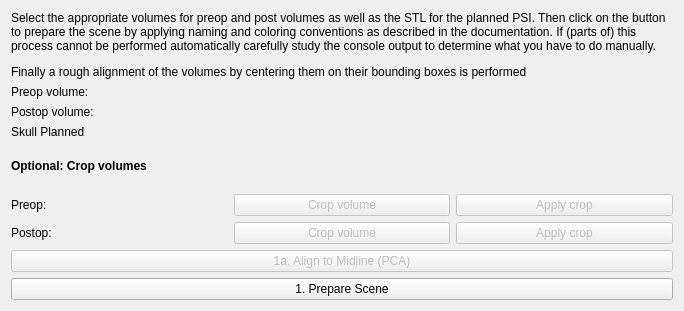
     <widget class="QWidget" name="pagePrepareScene">
      <property name="geometry">
       <rect>
        <x>0</x>
        <y>0</y>
        <width>684</width>
        <height>311</height>
       </rect>
      </property>
      <property name="completed" stdset="0">
       <bool>true</bool>
      </property>
      <attribute name="label">
       <string>1. Prepare the Scene</string>
      </attribute>
      <layout class="QVBoxLayout" name="verticalLayout_2">
       <item>
        <widget class="QLabel" name="labelDescription">
         <property name="sizePolicy">
          <sizepolicy hsizetype="Minimum" vsizetype="Preferred">
           <horstretch>0</horstretch>
           <verstretch>0</verstretch>
          </sizepolicy>
         </property>
         <property name="text">
          <string>&lt;p&gt;Select the appropriate volumes for preop and post volumes as well as the STL for the planned PSI. Then click on the button to prepare the scene by applying naming and coloring conventions as described in the documentation. If (parts of) this process cannot be performed automatically carefully study the console output to determine what you have to do manually.&lt;/p&gt;&lt;p&gt;Finally a rough alignment of the volumes by centering them on their bounding boxes is performed&lt;/p&gt;</string>
         </property>
         <property name="wordWrap">
          <bool>true</bool>
         </property>
        </widget>
       </item>
       <item>
        <layout class="QFormLayout" name="formLayoutPrepareScene">
         <item row="0" column="0">
          <widget class="QLabel" name="label">
           <property name="text">
            <string>Preop volume:</string>
           </property>
          </widget>
         </item>
         <item row="0" column="1">
          <widget class="qMRMLNodeComboBox" name="preopVolumeSelector" native="true">
           <property name="toolTip">
            <string>Pick the input to the algorithm.</string>
           </property>
           <property name="nodeTypes" stdset="0">
            <stringlist notr="true">
             <string>vtkMRMLScalarVolumeNode</string>
            </stringlist>
           </property>
           <property name="showChildNodeTypes" stdset="0">
            <bool>false</bool>
           </property>
           <property name="addEnabled" stdset="0">
            <bool>false</bool>
           </property>
           <property name="removeEnabled" stdset="0">
            <bool>false</bool>
           </property>
           <property name="SlicerParameterName" stdset="0">
            <string>preopVolume</string>
           </property>
          </widget>
         </item>
         <item row="1" column="0">
          <widget class="QLabel" name="label">
           <property name="text">
            <string>Postop volume:</string>
           </property>
          </widget>
         </item>
         <item row="1" column="1">
          <widget class="qMRMLNodeComboBox" name="postopVolumeSelector" native="true">
           <property name="toolTip">
            <string>Pick the input to the algorithm.</string>
           </property>
           <property name="nodeTypes" stdset="0">
            <stringlist notr="true">
             <string>vtkMRMLScalarVolumeNode</string>
            </stringlist>
           </property>
           <property name="showChildNodeTypes" stdset="0">
            <bool>false</bool>
           </property>
           <property name="addEnabled" stdset="0">
            <bool>false</bool>
           </property>
           <property name="removeEnabled" stdset="0">
            <bool>false</bool>
           </property>
           <property name="SlicerParameterName" stdset="0">
            <string>postopVolume</string>
           </property>
          </widget>
         </item>
         <item row="2" column="0">
          <widget class="QLabel" name="label_8">
           <property name="text">
            <string>Skull Planned</string>
           </property>
          </widget>
         </item>
         <item row="2" column="1">
          <widget class="qMRMLNodeComboBox" name="skullPlannedModelSelector" native="true">
           <property name="nodeTypes" stdset="0">
            <stringlist notr="true">
             <string>vtkMRMLModelNode</string>
            </stringlist>
           </property>
           <property name="showChildNodeTypes" stdset="0">
            <bool>false</bool>
           </property>
           <property name="addEnabled" stdset="0">
            <bool>false</bool>
           </property>
           <property name="removeEnabled" stdset="0">
            <bool>false</bool>
           </property>
           <property name="SlicerParameterName" stdset="0">
            <string>skullPlannedModel</string>
           </property>
           <property name="noneEnabled" stdset="0">
            <bool>true</bool>
           </property>
          </widget>
         </item>
        </layout>
       </item>
       <item>
        <widget class="QLabel" name="labelCropDescription">
         <property name="text">
          <string>&lt;b&gt;Optional: Crop volumes&lt;/b&gt;</string>
         </property>
        </widget>
       </item>
       <item>
        <layout class="QHBoxLayout" name="hLayoutCropPreop">
         <item>
          <widget class="QLabel" name="labelCropPreop">
           <property name="text">
            <string>Preop:</string>
           </property>
           <property name="minimumSize">
            <size>
             <width>55</width>
             <height>0</height>
            </size>
           </property>
          </widget>
         </item>
         <item>
          <widget class="QPushButton" name="cropPreopButton">
           <property name="text">
            <string>Crop volume</string>
           </property>
           <property name="enabled">
            <bool>false</bool>
           </property>
          </widget>
         </item>
         <item>
          <widget class="QPushButton" name="applyCropPreopButton">
           <property name="text">
            <string>Apply crop</string>
           </property>
           <property name="enabled">
            <bool>false</bool>
           </property>
          </widget>
         </item>
        </layout>
       </item>
       <item>
        <layout class="QHBoxLayout" name="hLayoutCropPostop">
         <item>
          <widget class="QLabel" name="labelCropPostop">
           <property name="text">
            <string>Postop:</string>
           </property>
           <property name="minimumSize">
            <size>
             <width>55</width>
             <height>0</height>
            </size>
           </property>
          </widget>
         </item>
         <item>
          <widget class="QPushButton" name="cropPostopButton">
           <property name="text">
            <string>Crop volume</string>
           </property>
           <property name="enabled">
            <bool>false</bool>
           </property>
          </widget>
         </item>
         <item>
          <widget class="QPushButton" name="applyCropPostopButton">
           <property name="text">
            <string>Apply crop</string>
           </property>
           <property name="enabled">
            <bool>false</bool>
           </property>
          </widget>
         </item>
        </layout>
       </item>
       <item>
        <widget class="QPushButton" name="alignMidlineButton">
         <property name="toolTip">
          <string>Rotates the preop CT to align the skull midsagittal plane with x=0 using PCA on cortical bone voxels. Interaction handles are shown for manual fine-tuning.</string>
         </property>
         <property name="text">
          <string>1a. Align to Midline (PCA)</string>
         </property>
         <property name="enabled">
          <bool>false</bool>
         </property>
        </widget>
       </item>
       <item>
        <widget class="QPushButton" name="prepareSceneButton">
         <property name="text">
          <string>1. Prepare Scene</string>
         </property>
        </widget>
       </item>
      </layout>
     </widget>
